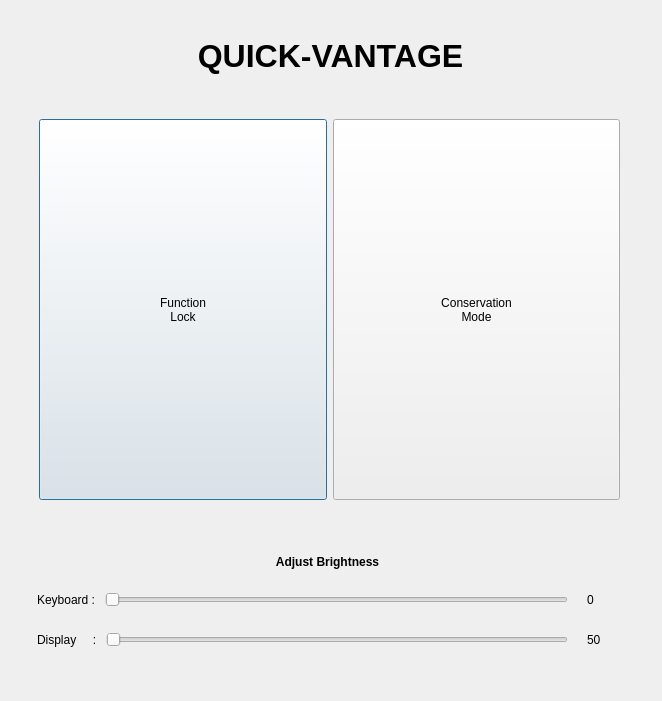
<?xml version="1.0" encoding="UTF-8"?>
<ui version="4.0">
 <class>Dialog</class>
 <widget class="QDialog" name="Dialog">
  <property name="geometry">
   <rect>
    <x>0</x>
    <y>0</y>
    <width>662</width>
    <height>701</height>
   </rect>
  </property>
  <property name="sizePolicy">
   <sizepolicy hsizetype="Preferred" vsizetype="Preferred">
    <horstretch>0</horstretch>
    <verstretch>0</verstretch>
   </sizepolicy>
  </property>
  <property name="windowTitle">
   <string>Dialog</string>
  </property>
  <widget class="QWidget" name="verticalLayoutWidget">
   <property name="geometry">
    <rect>
     <x>0</x>
     <y>10</y>
     <width>661</width>
     <height>691</height>
    </rect>
   </property>
   <layout class="QVBoxLayout" name="verticalLayout_2" stretch="3">
    <property name="sizeConstraint">
     <enum>QLayout::SetDefaultConstraint</enum>
    </property>
    <item>
     <widget class="QWidget" name="Toggles" native="true">
      <property name="sizePolicy">
       <sizepolicy hsizetype="Preferred" vsizetype="Preferred">
        <horstretch>0</horstretch>
        <verstretch>0</verstretch>
       </sizepolicy>
      </property>
      <widget class="QLabel" name="label">
       <property name="geometry">
        <rect>
         <x>15</x>
         <y>6</y>
         <width>631</width>
         <height>81</height>
        </rect>
       </property>
       <property name="minimumSize">
        <size>
         <width>0</width>
         <height>0</height>
        </size>
       </property>
       <property name="text">
        <string>&lt;html&gt;&lt;head/&gt;&lt;body&gt;&lt;p&gt;&lt;span style=&quot; font-size:24pt; font-weight:600;&quot;&gt;QUICK-VANTAGE&lt;/span&gt;&lt;/p&gt;&lt;/body&gt;&lt;/html&gt;</string>
       </property>
       <property name="textFormat">
        <enum>Qt::AutoText</enum>
       </property>
       <property name="alignment">
        <set>Qt::AlignCenter</set>
       </property>
      </widget>
      <widget class="QWidget" name="verticalLayoutWidget_2">
       <property name="geometry">
        <rect>
         <x>29</x>
         <y>79</y>
         <width>601</width>
         <height>421</height>
        </rect>
       </property>
       <layout class="QVBoxLayout" name="verticalLayout_3">
        <item>
         <layout class="QHBoxLayout" name="horizontalLayout">
          <property name="leftMargin">
           <number>10</number>
          </property>
          <property name="topMargin">
           <number>10</number>
          </property>
          <property name="rightMargin">
           <number>10</number>
          </property>
          <property name="bottomMargin">
           <number>10</number>
          </property>
         </layout>
        </item>
        <item>
         <layout class="QHBoxLayout" name="horizontalLayout_2">
          <property name="leftMargin">
           <number>10</number>
          </property>
          <property name="topMargin">
           <number>10</number>
          </property>
          <property name="rightMargin">
           <number>10</number>
          </property>
          <property name="bottomMargin">
           <number>10</number>
          </property>
          <item>
           <widget class="QPushButton" name="pushButton">
            <property name="sizePolicy">
             <sizepolicy hsizetype="Minimum" vsizetype="Minimum">
              <horstretch>0</horstretch>
              <verstretch>0</verstretch>
             </sizepolicy>
            </property>
            <property name="text">
             <string>Function 
Lock</string>
            </property>
            <property name="checkable">
             <bool>true</bool>
            </property>
           </widget>
          </item>
          <item>
           <widget class="QPushButton" name="pushButton_2">
            <property name="sizePolicy">
             <sizepolicy hsizetype="Minimum" vsizetype="Minimum">
              <horstretch>0</horstretch>
              <verstretch>0</verstretch>
             </sizepolicy>
            </property>
            <property name="text">
             <string>Conservation 
Mode</string>
            </property>
            <property name="checkable">
             <bool>true</bool>
            </property>
            <property name="checked">
             <bool>false</bool>
            </property>
            <property name="autoRepeat">
             <bool>false</bool>
            </property>
           </widget>
          </item>
         </layout>
        </item>
       </layout>
      </widget>
      <widget class="QWidget" name="Seekbars" native="true">
       <property name="geometry">
        <rect>
         <x>8</x>
         <y>530</y>
         <width>640</width>
         <height>141</height>
        </rect>
       </property>
       <property name="sizePolicy">
        <sizepolicy hsizetype="Preferred" vsizetype="Preferred">
         <horstretch>0</horstretch>
         <verstretch>0</verstretch>
        </sizepolicy>
       </property>
       <widget class="QWidget" name="verticalLayoutWidget_3">
        <property name="geometry">
         <rect>
          <x>9</x>
          <y>9</y>
          <width>621</width>
          <height>121</height>
         </rect>
        </property>
        <layout class="QVBoxLayout" name="verticalLayout_4">
         <property name="bottomMargin">
          <number>0</number>
         </property>
         <item>
          <layout class="QHBoxLayout" name="horizontalLayout_3">
           <item>
            <widget class="QWidget" name="widget" native="true">
             <widget class="QWidget" name="horizontalLayoutWidget_4">
              <property name="geometry">
               <rect>
                <x>10</x>
                <y>30</y>
                <width>551</width>
                <height>41</height>
               </rect>
              </property>
              <layout class="QHBoxLayout" name="horizontalLayout_4">
               <property name="leftMargin">
                <number>10</number>
               </property>
               <property name="rightMargin">
                <number>10</number>
               </property>
               <item>
                <widget class="QLabel" name="label_2">
                 <property name="text">
                  <string>Keyboard : </string>
                 </property>
                </widget>
               </item>
               <item>
                <widget class="QSlider" name="horizontalSlider">
                 <property name="maximum">
                  <number>2</number>
                 </property>
                 <property name="tracking">
                  <bool>false</bool>
                 </property>
                 <property name="orientation">
                  <enum>Qt::Horizontal</enum>
                 </property>
                 <property name="invertedAppearance">
                  <bool>false</bool>
                 </property>
                 <property name="invertedControls">
                  <bool>false</bool>
                 </property>
                </widget>
               </item>
              </layout>
             </widget>
             <widget class="QWidget" name="horizontalLayoutWidget_5">
              <property name="geometry">
               <rect>
                <x>10</x>
                <y>70</y>
                <width>551</width>
                <height>41</height>
               </rect>
              </property>
              <layout class="QHBoxLayout" name="horizontalLayout_5">
               <property name="leftMargin">
                <number>10</number>
               </property>
               <property name="rightMargin">
                <number>10</number>
               </property>
               <item>
                <widget class="QLabel" name="label_3">
                 <property name="text">
                  <string>Display     : </string>
                 </property>
                </widget>
               </item>
               <item>
                <widget class="QSlider" name="horizontalSlider_2">
                 <property name="maximum">
                  <number>100</number>
                 </property>
                 <property name="singleStep">
                  <number>20</number>
                 </property>
                 <property name="tracking">
                  <bool>false</bool>
                 </property>
                 <property name="orientation">
                  <enum>Qt::Horizontal</enum>
                 </property>
                </widget>
               </item>
              </layout>
             </widget>
             <widget class="QLabel" name="label_4">
              <property name="geometry">
               <rect>
                <x>15</x>
                <y>0</y>
                <width>591</width>
                <height>27</height>
               </rect>
              </property>
              <property name="text">
               <string>&lt;html&gt;&lt;head/&gt;&lt;body&gt;&lt;p&gt;&lt;span style=&quot; font-weight:600;&quot;&gt;Adjust Brightness&lt;/span&gt;&lt;/p&gt;&lt;/body&gt;&lt;/html&gt;</string>
              </property>
              <property name="alignment">
               <set>Qt::AlignCenter</set>
              </property>
             </widget>
             <widget class="QLabel" name="label_5">
              <property name="geometry">
               <rect>
                <x>570</x>
                <y>30</y>
                <width>41</width>
                <height>41</height>
               </rect>
              </property>
              <property name="text">
               <string>0</string>
              </property>
             </widget>
             <widget class="QLabel" name="label_6">
              <property name="geometry">
               <rect>
                <x>570</x>
                <y>70</y>
                <width>96</width>
                <height>41</height>
               </rect>
              </property>
              <property name="text">
               <string>50</string>
              </property>
             </widget>
            </widget>
           </item>
          </layout>
         </item>
        </layout>
       </widget>
      </widget>
     </widget>
    </item>
   </layout>
  </widget>
 </widget>
 <resources/>
 <connections>
  <connection>
   <sender>horizontalSlider</sender>
   <signal>valueChanged(int)</signal>
   <receiver>label_5</receiver>
   <slot>setNum(int)</slot>
   <hints>
    <hint type="sourcelabel">
     <x>363</x>
     <y>601</y>
    </hint>
    <hint type="destinationlabel">
     <x>610</x>
     <y>602</y>
    </hint>
   </hints>
  </connection>
  <connection>
   <sender>horizontalSlider_2</sender>
   <signal>valueChanged(int)</signal>
   <receiver>label_6</receiver>
   <slot>setNum(int)</slot>
   <hints>
    <hint type="sourcelabel">
     <x>362</x>
     <y>641</y>
    </hint>
    <hint type="destinationlabel">
     <x>637</x>
     <y>642</y>
    </hint>
   </hints>
  </connection>
 </connections>
</ui>
